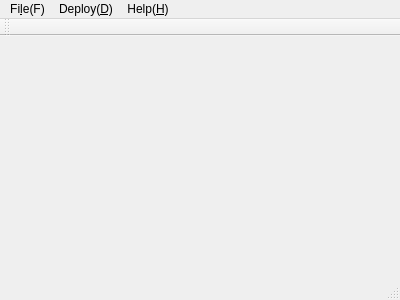
<?xml version="1.0" encoding="UTF-8"?>
<ui version="4.0">
 <class>MainWindow</class>
 <widget class="QMainWindow" name="MainWindow">
  <property name="geometry">
   <rect>
    <x>0</x>
    <y>0</y>
    <width>400</width>
    <height>300</height>
   </rect>
  </property>
  <property name="windowTitle">
   <string>MainWindow</string>
  </property>
  <widget class="QWidget" name="centralWidget"/>
  <widget class="QMenuBar" name="menuBar">
   <property name="geometry">
    <rect>
     <x>0</x>
     <y>0</y>
     <width>400</width>
     <height>30</height>
    </rect>
   </property>
   <widget class="QMenu" name="menuFile_F">
    <property name="title">
     <string>Fi&amp;le(F)</string>
    </property>
    <addaction name="actionOpen"/>
    <addaction name="separator"/>
    <addaction name="actionCompile"/>
   </widget>
   <widget class="QMenu" name="menuDeploy_D">
    <property name="title">
     <string>Deploy(&amp;D)</string>
    </property>
    <addaction name="actionServer_Configuration_S"/>
    <addaction name="actionDeploy"/>
    <addaction name="actionExecute"/>
   </widget>
   <widget class="QMenu" name="menuHelp_H">
    <property name="title">
     <string>Help(&amp;H)</string>
    </property>
   </widget>
   <addaction name="menuFile_F"/>
   <addaction name="menuDeploy_D"/>
   <addaction name="menuHelp_H"/>
  </widget>
  <widget class="QToolBar" name="mainToolBar">
   <attribute name="toolBarArea">
    <enum>TopToolBarArea</enum>
   </attribute>
   <attribute name="toolBarBreak">
    <bool>false</bool>
   </attribute>
  </widget>
  <widget class="QStatusBar" name="statusBar"/>
  <action name="actionOpen">
   <property name="text">
    <string>&amp;Open</string>
   </property>
  </action>
  <action name="actionCompile">
   <property name="text">
    <string>Compile(&amp;C)</string>
   </property>
  </action>
  <action name="actionServer_Configuration_S">
   <property name="text">
    <string>Server Configuration(&amp;S)</string>
   </property>
  </action>
  <action name="actionDeploy">
   <property name="text">
    <string>Deploy(&amp;E)</string>
   </property>
  </action>
  <action name="actionExecute">
   <property name="text">
    <string>Execute(&amp;X)</string>
   </property>
  </action>
 </widget>
 <layoutdefault spacing="6" margin="11"/>
 <resources/>
 <connections/>
</ui>
